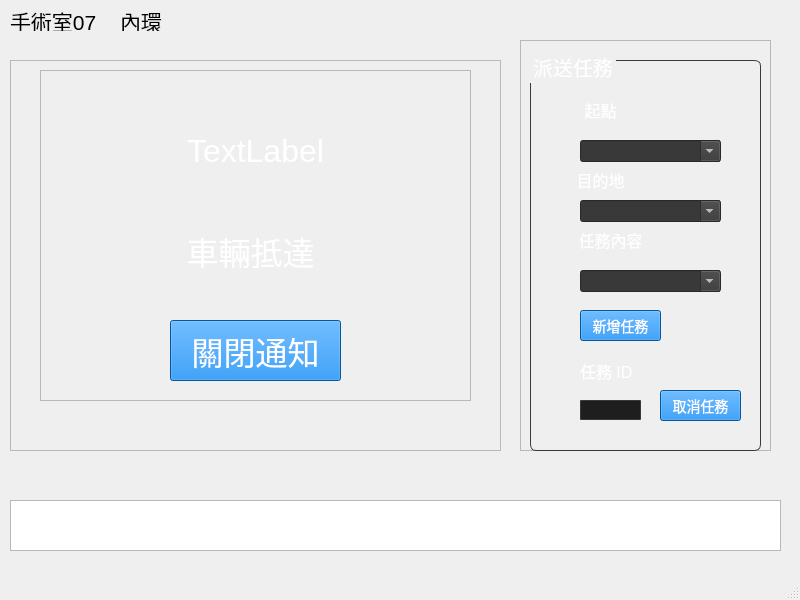
<?xml version="1.0" encoding="UTF-8"?>
<ui version="4.0">
 <class>MainWindow</class>
 <widget class="QMainWindow" name="MainWindow">
  <property name="geometry">
   <rect>
    <x>0</x>
    <y>0</y>
    <width>800</width>
    <height>600</height>
   </rect>
  </property>
  <property name="windowTitle">
   <string>MainWindow</string>
  </property>
  <property name="styleSheet">
   <string notr="true"/>
  </property>
  <widget class="QWidget" name="centralwidget">
   <widget class="QFrame" name="frame_notify_left">
    <property name="geometry">
     <rect>
      <x>10</x>
      <y>60</y>
      <width>491</width>
      <height>391</height>
     </rect>
    </property>
    <property name="styleSheet">
     <string notr="true"/>
    </property>
    <property name="frameShape">
     <enum>QFrame::StyledPanel</enum>
    </property>
    <property name="frameShadow">
     <enum>QFrame::Raised</enum>
    </property>
    <widget class="QFrame" name="frame_notify">
     <property name="geometry">
      <rect>
       <x>30</x>
       <y>10</y>
       <width>431</width>
       <height>331</height>
      </rect>
     </property>
     <property name="frameShape">
      <enum>QFrame::StyledPanel</enum>
     </property>
     <property name="frameShadow">
      <enum>QFrame::Raised</enum>
     </property>
     <widget class="QLabel" name="lbl_notify_title">
      <property name="geometry">
       <rect>
        <x>20</x>
        <y>60</y>
        <width>391</width>
        <height>41</height>
       </rect>
      </property>
      <property name="font">
       <font>
        <pointsize>-1</pointsize>
       </font>
      </property>
      <property name="styleSheet">
       <string notr="true">color: white;                  /* 白字 */
font-size: 32px; </string>
      </property>
      <property name="text">
       <string>TextLabel</string>
      </property>
      <property name="alignment">
       <set>Qt::AlignCenter</set>
      </property>
     </widget>
     <widget class="QLabel" name="lbl_notify_msg">
      <property name="geometry">
       <rect>
        <x>10</x>
        <y>160</y>
        <width>401</width>
        <height>41</height>
       </rect>
      </property>
      <property name="font">
       <font>
        <pointsize>-1</pointsize>
       </font>
      </property>
      <property name="styleSheet">
       <string notr="true">color: white;                  /* 白字 */
font-size: 32px; </string>
      </property>
      <property name="text">
       <string>車輛抵達</string>
      </property>
      <property name="alignment">
       <set>Qt::AlignCenter</set>
      </property>
     </widget>
     <widget class="QPushButton" name="btn_close_notify">
      <property name="geometry">
       <rect>
        <x>130</x>
        <y>250</y>
        <width>171</width>
        <height>61</height>
       </rect>
      </property>
      <property name="font">
       <font>
        <pointsize>-1</pointsize>
       </font>
      </property>
      <property name="styleSheet">
       <string notr="true">QPushButton {
	background-color:#0678DD;
    color: white;                  /* 白字 */
    padding: 6px 12px;             /* 內距 */
    font-size: 32px;               /* 字體大小 */
}

QPushButton:hover {
    background-color: #1E70BF;     /* 滑鼠移上去變色 */
}
</string>
      </property>
      <property name="text">
       <string>關閉通知</string>
      </property>
     </widget>
    </widget>
   </widget>
   <widget class="QFrame" name="frame_notify_right">
    <property name="geometry">
     <rect>
      <x>520</x>
      <y>40</y>
      <width>251</width>
      <height>411</height>
     </rect>
    </property>
    <property name="frameShape">
     <enum>QFrame::StyledPanel</enum>
    </property>
    <property name="frameShadow">
     <enum>QFrame::Raised</enum>
    </property>
    <widget class="QGroupBox" name="groupBox">
     <property name="geometry">
      <rect>
       <x>10</x>
       <y>10</y>
       <width>231</width>
       <height>401</height>
      </rect>
     </property>
     <property name="styleSheet">
      <string notr="true">QGroupBox {
    border: 1px solid #3a3a3a;
    border-radius: 6px;
    margin-top: 10px;
    color: white;
    font-size: 20px;
}</string>
     </property>
     <property name="title">
      <string>派送任務</string>
     </property>
     <widget class="QPushButton" name="btn_delete_task_db">
      <property name="geometry">
       <rect>
        <x>130</x>
        <y>340</y>
        <width>81</width>
        <height>31</height>
       </rect>
      </property>
      <property name="styleSheet">
       <string notr="true">QPushButton {
	background-color:#0678DD;
    color: white;                  /* 白字 */
    padding: 6px 12px;             /* 內距 */
    font-size: 14px;               /* 字體大小 */
}

QPushButton:hover {
    background-color: #1E70BF;     /* 滑鼠移上去變色 */
}
</string>
      </property>
      <property name="text">
       <string>取消任務</string>
      </property>
     </widget>
     <widget class="QPushButton" name="btn_add_task_db">
      <property name="geometry">
       <rect>
        <x>50</x>
        <y>260</y>
        <width>81</width>
        <height>31</height>
       </rect>
      </property>
      <property name="styleSheet">
       <string notr="true">QPushButton {
	background-color:#0678DD;
    color: white;                  /* 白字 */
    padding: 6px 12px;             /* 內距 */
    font-size: 14px;               /* 字體大小 */
}

QPushButton:hover {
    background-color: #1E70BF;     /* 滑鼠移上去變色 */
}
</string>
      </property>
      <property name="text">
       <string>新增任務</string>
      </property>
     </widget>
     <widget class="QLabel" name="label_4">
      <property name="geometry">
       <rect>
        <x>50</x>
        <y>180</y>
        <width>61</width>
        <height>20</height>
       </rect>
      </property>
      <property name="styleSheet">
       <string notr="true">color: white;                  /* 白字 */
font-size: 16px; </string>
      </property>
      <property name="text">
       <string>任務內容</string>
      </property>
      <property name="alignment">
       <set>Qt::AlignCenter</set>
      </property>
     </widget>
     <widget class="QLabel" name="label_6">
      <property name="geometry">
       <rect>
        <x>50</x>
        <y>310</y>
        <width>71</width>
        <height>21</height>
       </rect>
      </property>
      <property name="styleSheet">
       <string notr="true">color: white;                  /* 白字 */
font-size: 16px; </string>
      </property>
      <property name="text">
       <string>任務 ID</string>
      </property>
     </widget>
     <widget class="QComboBox" name="cmb_start_point">
      <property name="geometry">
       <rect>
        <x>50</x>
        <y>90</y>
        <width>141</width>
        <height>22</height>
       </rect>
      </property>
      <property name="styleSheet">
       <string notr="true">QComboBox {
    color: white;                  /* 白字 */
    font-size: 14px;               /* 字體大小 */
	background-color:#393939;
}

QComboBox QAbstractItemView {
    background-color: #1E70BF;     /* 滑鼠移上去變色 */
}</string>
      </property>
      <property name="editable">
       <bool>true</bool>
      </property>
     </widget>
     <widget class="QLineEdit" name="txt_delete_task_id">
      <property name="geometry">
       <rect>
        <x>50</x>
        <y>350</y>
        <width>61</width>
        <height>20</height>
       </rect>
      </property>
      <property name="styleSheet">
       <string notr="true">QLineEdit {
    border: 1px solid #3a3a3a;
    border-radius: 1px;
    padding: 1px;
    background-color: #1e1e1e;
    color: white;
    font-size: 14px;
}

QLineEdit:focus {
    border: 1px solid #4da3ff;
    background-color: #262626;
}</string>
      </property>
     </widget>
     <widget class="QComboBox" name="cmb_end_point">
      <property name="geometry">
       <rect>
        <x>50</x>
        <y>150</y>
        <width>141</width>
        <height>22</height>
       </rect>
      </property>
      <property name="styleSheet">
       <string notr="true">QComboBox {
    color: white;                  /* 白字 */
    font-size: 14px;               /* 字體大小 */
	background-color:#393939;
}

QComboBox QAbstractItemView {
    background-color: #1E70BF;     /* 滑鼠移上去變色 */
}</string>
      </property>
      <property name="editable">
       <bool>true</bool>
      </property>
     </widget>
     <widget class="QComboBox" name="cmb_mission">
      <property name="geometry">
       <rect>
        <x>50</x>
        <y>220</y>
        <width>141</width>
        <height>22</height>
       </rect>
      </property>
      <property name="styleSheet">
       <string notr="true">QComboBox {
    color: white;                  /* 白字 */
    font-size: 14px;               /* 字體大小 */
	background-color:#393939;
}

QComboBox QAbstractItemView {
    background-color: #1E70BF;     /* 滑鼠移上去變色 */
}</string>
      </property>
      <property name="editable">
       <bool>true</bool>
      </property>
     </widget>
     <widget class="QLabel" name="label_3">
      <property name="geometry">
       <rect>
        <x>40</x>
        <y>120</y>
        <width>61</width>
        <height>20</height>
       </rect>
      </property>
      <property name="styleSheet">
       <string notr="true">color: white;                  /* 白字 */
font-size: 16px; </string>
      </property>
      <property name="text">
       <string>目的地</string>
      </property>
      <property name="alignment">
       <set>Qt::AlignCenter</set>
      </property>
     </widget>
     <widget class="QLabel" name="label_2">
      <property name="geometry">
       <rect>
        <x>40</x>
        <y>50</y>
        <width>61</width>
        <height>20</height>
       </rect>
      </property>
      <property name="styleSheet">
       <string notr="true">color: white;                  /* 白字 */
font-size: 16px; </string>
      </property>
      <property name="text">
       <string>起點</string>
      </property>
      <property name="alignment">
       <set>Qt::AlignCenter</set>
      </property>
     </widget>
    </widget>
   </widget>
   <widget class="QLabel" name="label_5">
    <property name="geometry">
     <rect>
      <x>10</x>
      <y>10</y>
      <width>101</width>
      <height>21</height>
     </rect>
    </property>
    <property name="font">
     <font>
      <pointsize>16</pointsize>
     </font>
    </property>
    <property name="text">
     <string>手術室07</string>
    </property>
   </widget>
   <widget class="QTextEdit" name="txt_log">
    <property name="geometry">
     <rect>
      <x>10</x>
      <y>500</y>
      <width>771</width>
      <height>51</height>
     </rect>
    </property>
    <property name="styleSheet">
     <string notr="true">color: white;                  /* 白字 */
font-size: 13px; </string>
    </property>
    <property name="readOnly">
     <bool>true</bool>
    </property>
   </widget>
   <widget class="QLabel" name="lbl_env">
    <property name="geometry">
     <rect>
      <x>120</x>
      <y>10</y>
      <width>101</width>
      <height>21</height>
     </rect>
    </property>
    <property name="font">
     <font>
      <pointsize>16</pointsize>
     </font>
    </property>
    <property name="text">
     <string>內環</string>
    </property>
   </widget>
   <widget class="QLabel" name="lbl_status_v1">
    <property name="geometry">
     <rect>
      <x>530</x>
      <y>460</y>
      <width>111</width>
      <height>20</height>
     </rect>
    </property>
    <property name="styleSheet">
     <string notr="true">color: white;                  /* 白字 */
font-size: 16px; </string>
    </property>
    <property name="text">
     <string/>
    </property>
    <property name="alignment">
     <set>Qt::AlignCenter</set>
    </property>
   </widget>
   <widget class="QLabel" name="lbl_status_v2">
    <property name="geometry">
     <rect>
      <x>650</x>
      <y>460</y>
      <width>111</width>
      <height>20</height>
     </rect>
    </property>
    <property name="styleSheet">
     <string notr="true">color: white;                  /* 白字 */
font-size: 16px; </string>
    </property>
    <property name="text">
     <string/>
    </property>
    <property name="alignment">
     <set>Qt::AlignCenter</set>
    </property>
   </widget>
  </widget>
  <widget class="QMenuBar" name="menubar">
   <property name="geometry">
    <rect>
     <x>0</x>
     <y>0</y>
     <width>800</width>
     <height>21</height>
    </rect>
   </property>
  </widget>
  <widget class="QStatusBar" name="statusbar"/>
 </widget>
 <resources/>
 <connections/>
</ui>
